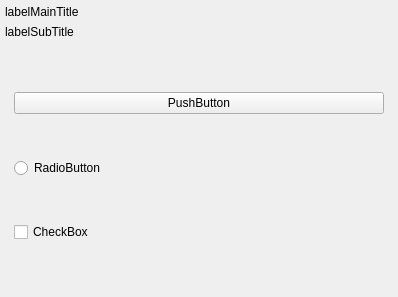
<?xml version="1.0" encoding="UTF-8"?>
<ui version="4.0">
 <class>TestManager</class>
 <widget class="QWidget" name="TestManager">
  <property name="geometry">
   <rect>
    <x>0</x>
    <y>0</y>
    <width>398</width>
    <height>297</height>
   </rect>
  </property>
  <property name="windowTitle">
   <string>TestManager Content</string>
  </property>
  <layout class="QVBoxLayout" name="verticalLayout">
   <property name="leftMargin">
    <number>5</number>
   </property>
   <property name="topMargin">
    <number>5</number>
   </property>
   <property name="rightMargin">
    <number>5</number>
   </property>
   <property name="bottomMargin">
    <number>5</number>
   </property>
   <item>
    <widget class="QLabel" name="labelMainTitle">
     <property name="sizePolicy">
      <sizepolicy hsizetype="Preferred" vsizetype="Fixed">
       <horstretch>0</horstretch>
       <verstretch>0</verstretch>
      </sizepolicy>
     </property>
     <property name="text">
      <string>labelMainTitle</string>
     </property>
    </widget>
   </item>
   <item>
    <widget class="QLabel" name="labelSubTitle">
     <property name="text">
      <string>labelSubTitle</string>
     </property>
    </widget>
   </item>
   <item>
    <widget class="QFrame" name="verticalFrame">
     <property name="sizePolicy">
      <sizepolicy hsizetype="Preferred" vsizetype="Expanding">
       <horstretch>0</horstretch>
       <verstretch>0</verstretch>
      </sizepolicy>
     </property>
     <layout class="QVBoxLayout" name="verticalLayout_2">
      <item>
       <widget class="QPushButton" name="pushButton">
        <property name="text">
         <string>PushButton</string>
        </property>
       </widget>
      </item>
      <item>
       <widget class="QRadioButton" name="radioButton">
        <property name="text">
         <string>RadioButton</string>
        </property>
       </widget>
      </item>
      <item>
       <widget class="QCheckBox" name="checkBox">
        <property name="text">
         <string>CheckBox</string>
        </property>
       </widget>
      </item>
     </layout>
    </widget>
   </item>
  </layout>
 </widget>
 <resources/>
 <connections/>
</ui>
